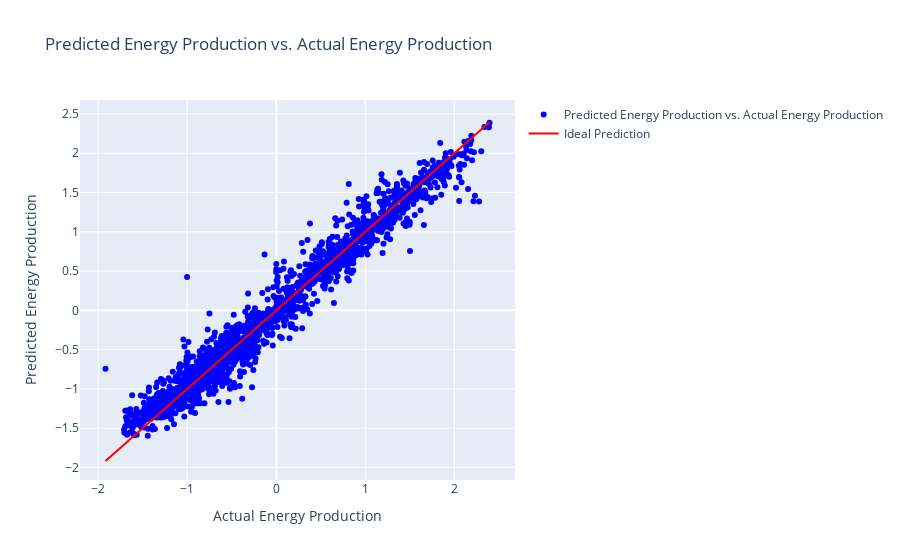

Write notebook code for a chart like this one.
### Code cell
import plotly.graph_objects as go

y_pred = grid_search.predict(X_test)


fig = go.Figure()
fig.add_trace(go.Scatter(x=y_test, y=y_pred, mode='markers',
                         marker=dict(color='blue'),
                         name='Predicted Energy Production vs. Actual Energy Production'))
fig.add_trace(go.Scatter(x=[min(y_test), max(y_test)], y=[min(y_test), max(y_test)],
                         mode='lines',
                         marker=dict(color='red'),
                         name='Ideal Prediction'))
fig.update_layout(
    title='Predicted Energy Production vs. Actual Energy Production ',
    xaxis_title='Actual Energy Production',
    yaxis_title='Predicted Energy Production'
)
fig.show()

### Figure 1 — Plotly figure (JSON) as saved in the notebook; plotly's stock layout.template omitted (floating-point values rounded to 4 significant figures; data arrays with more than 128 entries replaced by an {"elided": "..."} marker saying what was removed)
{"data": [{"marker": {"color": "blue"}, "mode": "markers", "name": "Predicted Energy Production vs. Actual Energy Production", "type": "scatter", "x": {"elided": "1884 float values"}, "y": {"elided": "1884 float values"}}, {"marker": {"color": "red"}, "mode": "lines", "name": "Ideal Prediction", "type": "scatter", "x": [-1.918, 2.396], "y": [-1.918, 2.396]}], "layout": {"title": {"text": "Predicted Energy Production vs. Actual Energy Production "}, "xaxis": {"title": {"text": "Actual Energy Production"}}, "yaxis": {"title": {"text": "Predicted Energy Production"}}}}
